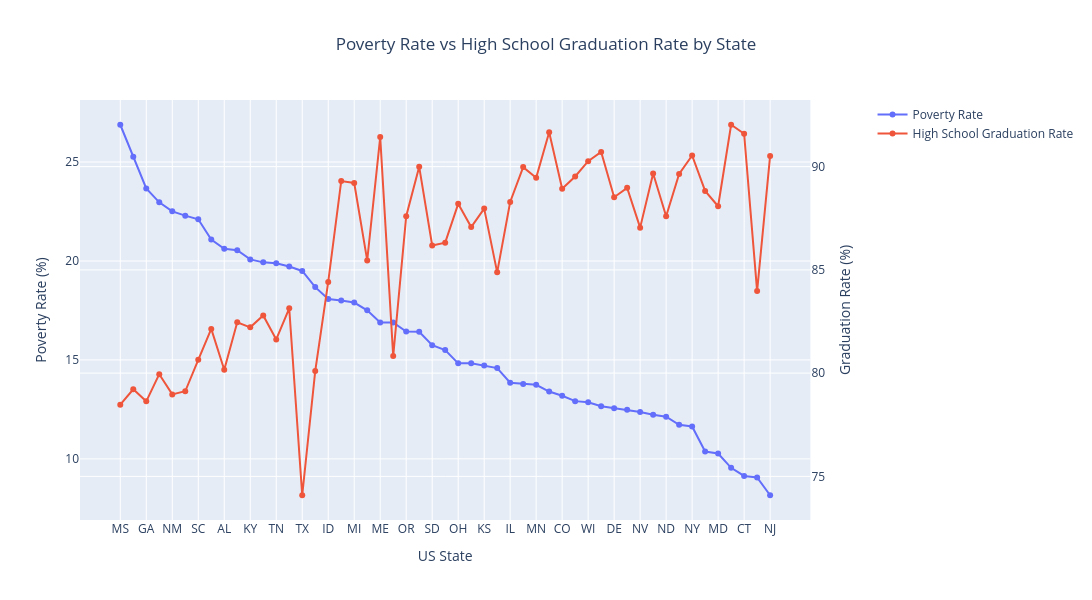

Here is the notebook cell this chart was saved with:
### Code cell
from plotly.subplots import make_subplots
import plotly.graph_objects as go

fig = make_subplots(specs=[[{"secondary_y": True}]])

# Poverty Rate
fig.add_trace(
    go.Scatter(
        x=merged_df["Geographic Area"],
        y=merged_df["poverty_rate"],
        name="Poverty Rate",
        mode="lines+markers"
    ),
    secondary_y=False
)

# High School Graduation Rate
fig.add_trace(
    go.Scatter(
        x=merged_df["Geographic Area"],
        y=merged_df["percent_completed_hs"],
        name="High School Graduation Rate",
        mode="lines+markers"
    ),
    secondary_y=True
)

fig.update_layout(
    title="Poverty Rate vs High School Graduation Rate by State",
    xaxis_title="US State",
    title_x=0.5,
    width=1200,
    height=600
)

fig.update_yaxes(title_text="Poverty Rate (%)", secondary_y=False)
fig.update_yaxes(title_text="Graduation Rate (%)", secondary_y=True)

fig.show()

### Figure 1 — Plotly figure (JSON) as saved in the notebook; plotly's stock layout.template omitted (floating-point values rounded to 4 significant figures)
{"data": [{"mode": "lines+markers", "name": "Poverty Rate", "type": "scatter", "x": ["MS", "AZ", "GA", "AR", "NM", "LA", "SC", "WV", "AL", "OK", "KY", "MO", "TN", "NC", "TX", "AK", "ID", "DC", "MI", "FL", "ME", "CA", "OR", "MT", "SD", "IN", "OH", "WA", "KS", "VA", "IL", "VT", "MN", "HI", "CO", "NE", "WI", "NH", "DE", "PA", "NV", "IA", "ND", "UT", "NY", "RI", "MD", "MA", "CT", "WY", "NJ"], "xaxis": "x", "y": [26.88, 25.27, 23.66, 22.96, 22.51, 22.29, 22.11, 21.08, 20.61, 20.55, 20.08, 19.93, 19.89, 19.72, 19.5, 18.68, 18.08, 18.0, 17.9, 17.51, 16.89, 16.89, 16.44, 16.42, 15.75, 15.5, 14.83, 14.83, 14.72, 14.59, 13.85, 13.79, 13.75, 13.4, 13.19, 12.92, 12.86, 12.66, 12.56, 12.49, 12.37, 12.23, 12.13, 11.72, 11.64, 10.37, 10.27, 9.546, 9.137, 9.064, 8.161], "yaxis": "y"}, {"mode": "lines+markers", "name": "High School Graduation Rate", "type": "scatter", "x": ["MS", "AZ", "GA", "AR", "NM", "LA", "SC", "WV", "AL", "OK", "KY", "MO", "TN", "NC", "TX", "AK", "ID", "DC", "MI", "FL", "ME", "CA", "OR", "MT", "SD", "IN", "OH", "WA", "KS", "VA", "IL", "VT", "MN", "HI", "CO", "NE", "WI", "NH", "DE", "PA", "NV", "IA", "ND", "UT", "NY", "RI", "MD", "MA", "CT", "WY", "NJ"], "xaxis": "x", "y": [78.47, 79.22, 78.63, 79.95, 78.97, 79.12, 80.65, 82.14, 80.16, 82.46, 82.22, 82.79, 81.63, 83.14, 74.09, 80.1, 84.42, 89.3, 89.21, 85.46, 91.43, 80.82, 87.6, 89.99, 86.18, 86.32, 88.2, 87.07, 87.97, 84.88, 88.29, 89.98, 89.47, 91.67, 88.93, 89.52, 90.26, 90.71, 88.52, 88.97, 87.05, 89.67, 87.6, 89.64, 90.54, 88.82, 88.08, 92.03, 91.59, 83.97, 90.52], "yaxis": "y2"}], "layout": {"height": 600, "title": {"text": "Poverty Rate vs High School Graduation Rate by State", "x": 0.5}, "width": 1200, "xaxis": {"anchor": "y", "autorange": true, "domain": [0, 0.94], "range": [-3.063, 53.06], "title": {"text": "US State"}, "type": "category"}, "yaxis": {"anchor": "x", "autorange": true, "domain": [0, 1], "range": [6.91, 28.14], "title": {"text": "Poverty Rate (%)"}, "type": "linear"}, "yaxis2": {"anchor": "x", "autorange": true, "overlaying": "y", "range": [72.89, 93.23], "side": "right", "title": {"text": "Graduation Rate (%)"}, "type": "linear"}}}
